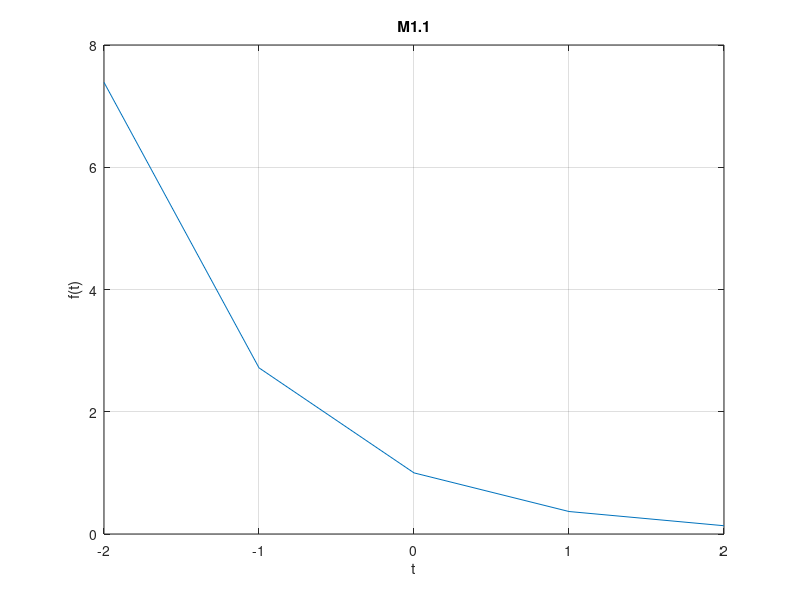
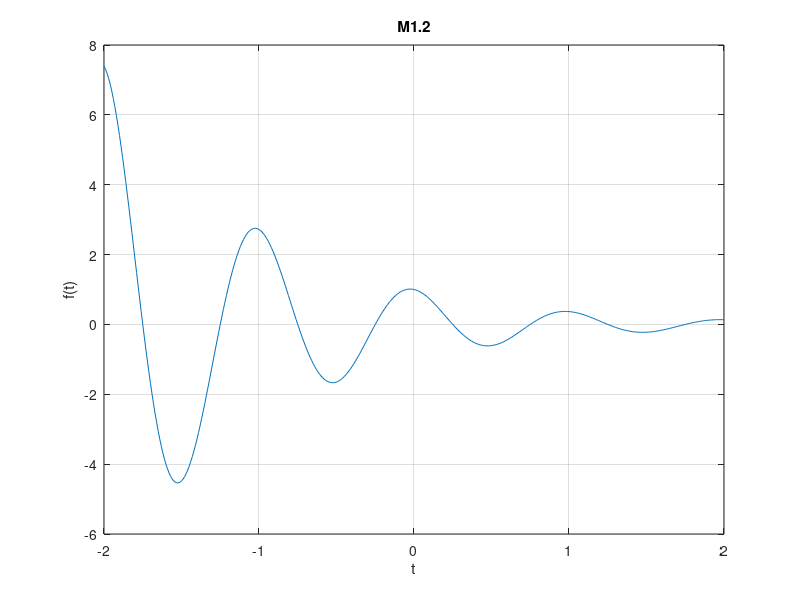
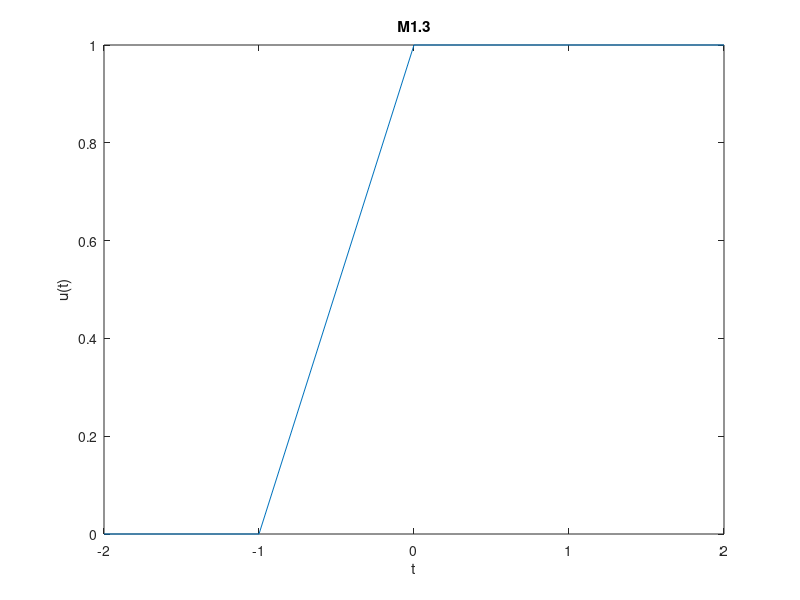
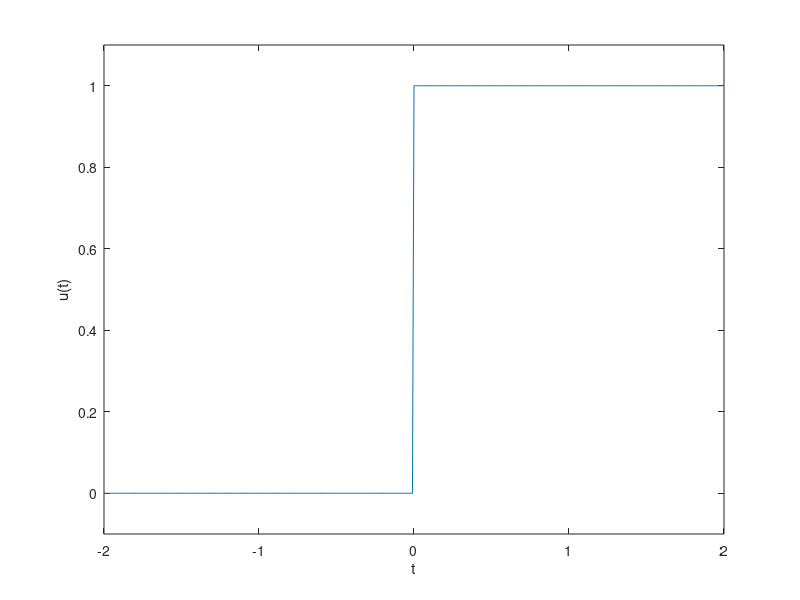

Here is the MATLAB script that generated these plots, in order: (Note: this script raises an error after producing the figures.)
  %% Practica 2: señales en tiempo continuo
  % integrantes: 
  % Gomez Garcia Carlos Eduardo
  % Contreras Porfirio Alejandro
  % Serrano Gomez Eric
  % 
  %% Objetivos
  %   
  % * Manipulacion basica de MATLAB
  % * Graficas de señles reales y complejas continuas
  % * Transformacion de señales continuas (escalamientos y traslaciones)
  % * Calculo de energia y potencia de señales continuas
  %
  %% Introducion
  %
  % Breve historia de MatLab
  %
  % <http://catarina.udlap.mx/u_dl_a/tales/documentos/lep/garcia_b_s/capitulo2.pdf>   
  %
  % Que es Matlab?
  % <https://la.mathworks.com/help/matlab/learn_matlab/product-description.html>
  %
  % Alternativas a Matlab
  % <https://maslinux.es/3-alternativas-de-codigo-abierto-a-matlab/> 
  %
  %
  %
  %
  %% Problema 1
%*M1.1 funciones anonimas*.
%definimos la funcion f(t) = e^t*cos(2πt).   
  f= @(t) exp(-t).*cos(2*pi*t);
%ya definida f(t) la podemos evalular
 t = 0;
  f(t)

%%
%también se pude evaluar de la siguiente forma, sustituyendo
%directamente f(0)
  f(0)
%para evaluar una funcion en diferentes valores definimos un vector:
  t = (-2:2);
  f(t)
%%  
%graficamos a f(t) introduciendo el vector t que va de -2 a 2 
  figure
  plot(t,f(t));
  title('M1.1'); xlabel('t'); ylabel('f(t)'); grid;
%la gráfica M1.1 no muestra el comportamiento deseado, debido a que no
%tabulamos los suficientes puntos.
%redefinimos al vector t que ahora va de -2 a 2 pero en lugar de ir de 1
%en 1 va 0.01 en 0.01
  t = (-2:0.01:2);
%%  
% evaluamos nuevamente la funcion y graficamos
  figure
  plot(t,f(t));
  title('M1.2'); xlabel('t'); ylabel('f(t)'); grid;
%la figura M1.2 ya muestra el comportamiento esperado

%%
%*M1.2 operadores relacionales y la funcion escalon unitario*
%definimos la funcionn escalon unitario:
  u = @(t) t>=0;
  
  t = (-2:2);
  figure
  plot (t,u(t));
  title('M1.3'); xlabel('t'); ylabel('u(t)');
%nuevamente la gráfica M1.3 no muestra lo esperado.
%%
%hacemos la correcion del vector t
  t = (-2:0.01:2);
%graficamos u(t)
  figure
  plot (t,u(t));
  xlabel('t'); ylabel('u(t)');
  axis ([-2 2 -0.1 1.1]);
%%
%definimos el pulso unitario p(t) = u(t) − u(t − 1)
  p = @(t) t>=0 & t<1;
  figure
  t = -1:0.01:2; plot(t,p(t));
  title('M1.5'); xlabel('t'); ylabel('p(t) = u(t)-u(t-1)');
  axis ([-1 2 -.1 1.1]);
%%  
%*M1.3 operaciones en la variable independiente*
% |consideremos g(t) = f(t)u(t) = e^−t*cos(2πt)u(t)| 
  g = @(t) exp(-t).*cos(2*pi*t).*(t>=0);
  t = -2:0.01:2;
%
%%
% g(2t+1) 
  figure
  title('M1.6'); plot(t,g(2*t+1)); xlabel('t'); ylabel('g(2t+1)'); grid;
%%  
%g(-t+1)
  figure
  title('M1.7'); plot(t,g(-t+1)); xlabel('t'); ylabel('g(-t+1)'); grid;
%%
%g(2t+1)
  figure
  title('M1.8'); plot(t,g(2*t+1) +g(-t+1)); xlabel('t'); ylabel('h(t)'); grid;
%%  
%*M1.4 Integracion y estimacion de la energia de una se�al*
%considera la se�al x(t) = e^t(u(t)  u(t<1))
%la energia de la se�al x(t) se expresa como 
%Ex = Integral [-inf, inf] |x(t)|2 dt = intgerla [-inf, in] e^2t dt.
%definimos la funcion x(t)
  x = @(t) exp(-t).*((t>=0) & (t<1));
  t = 0:0.01:1;
%%  
%calulamos la energia de la señal
  E_x = sum(x(t).*x(t)*0.01)
%este resultado no es del todo exacto, ya que calcularlo de esta manera
%no estan exacta como integrar  
%primero elevamos al cuadrado x(t)
 x_squared = @(t) exp(-2*t).*((t>=0) & (t<1));
%integramos
 E_x = integral(x_squared,0,1)
%% 
%ahora considera g(t), definida previamente como 
% Eg = ∫e^−2tcos^2(2πt)dt. Existe una solución de forma cerrada, pero requiere un poco de esfuerzo. 
%MATLAB proporciona una respuesta más rápidamente
 g_squared = @(t) exp(-2*t).*(cos(2*pi*t).^2).*(t>=0);
 t = 0:0.001:100;
 E_g = sum(g_squared(t)*0.001)
% una mejor aproximacion se obtiene integrando
  E_g = integral(g_squared, 0,100)
%%  
  %% Problema 2
  %
  % <<problema2.PNG>> 
  % 
% definimos la funcion x(t)
  figure
  x = @(t) (-t).*(t>=-4 & t<=0) + (t).*(t>0 & t<=2);
  t = -5:0.01:5;
  title('x(t)'); plot(t,x(t)); xlabel('t'); ylabel('x(t)'); grid;
  t = -5:0.01:10;
%%  
  % x(t-4)
  figure
  plot(t,x(t-4)); xlabel('t'); ylabel('x(t-4)'); grid;
%%  
  % x(t/1.5)
  t = -10:0.01:10;
  figure
  plot(t,x(t./(1.5))); xlabel('t'); ylabel('x(t/1.5)'); grid;
%%  
  % x(-t)
  figure
  plot(t,x(-t)); xlabel('t'); ylabel('x(-t)'); grid;
%%  
  % x(2t-4)
  figure
  plot(t,x(2.*t-4)); xlabel('t'); ylabel('x(2t-4)'); grid;
%%  
  % x(2-t)
  figure
  plot(t,x(2-t)); xlabel('t'); ylabel('x(2-t)'); grid;
%%
 %% Problema 3 
 %%
 % *Graficar las siguientes funciones* estas graficas van de R->R
 % 
 %   
 % 
 % <<transformadasFourier.PNG>>
 % 
 % 
 % 
 % 
 
a=1/2; t=-10:0.01:10;
f=@(t) exp(-a*t).*(t>0);
grafica2d(t,f(t),'f(t)');

w=-10:0.01:10;
f=@(t) 1./(1j.*w+a);
grafica2d(t,f(t), 'F(jw)=F(w)');
%%
f=@(t) t.*exp(-a*t).*(t>0);
grafica2d(t,f(t),'f(t)');

f=@(t) 1./(1j.*w+a).^2;
grafica2d(t,f(t), 'F(jw)=F(w)');
%%
n=2;
f=@(t) (t.^n).*exp(-a.*t).*(t>0);
grafica2d(t,f(t), 'f(t)');

f=@(t) factorial(n)./(1j.*w+a).^(n+1);
grafica2d(t,f(t), 'F(jw)=F(w)');
%% Problema 4  
% Graficar las mismas funciones del problema 3 pero que vayan de R->R^2
% 
f = @(w) 1./(w.*1j+a);
grafica3d(w,real(f(w)), imag(f(w)),'F(jw)=F(W)');
%
%%
f=@(w) 1./(1j.*w+a).^2;
grafica3d(w,real(f(w)), imag(f(w)),'F(jw)=F(W)');
%%
f=@(w) factorial(n)./(1j.*w+a).^(n+1);
grafica3d(w,real(f(w)), imag(f(w)),'F(jw)=F(W)');

  
  